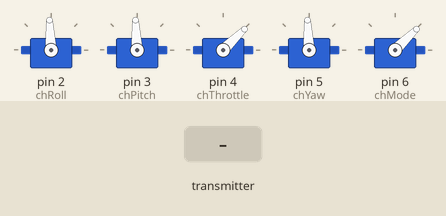
Simulated run of this sketch. Board: Arduino Nano, built with avr-gcc and run on an emulated ATmega328P. Parts: 5 × servo. The inputs (shaded band) are chosen by the test bench. No radio packets arrive unless stated; what the sketch prints to the serial monitor is not drawn.

Above: at 1.5 s.
1.6 s: the transmitter starts sending throttle = 64
At 2.2 s:
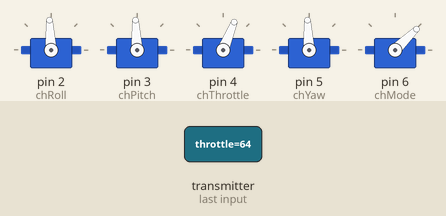
3.1 s: the transmitter starts sending pitch = 0
At 3.4 s:
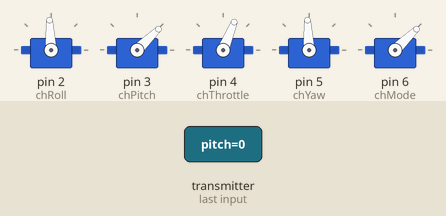
4.6 s: the transmitter starts sending roll = 0
At 5.7 s:
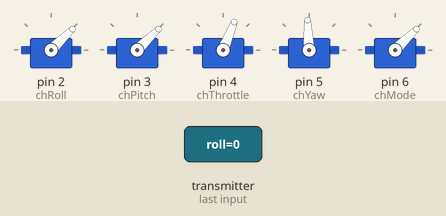
Timing chart, 0 to 7.6 s (numbered marks = the images above; inputs shaded):
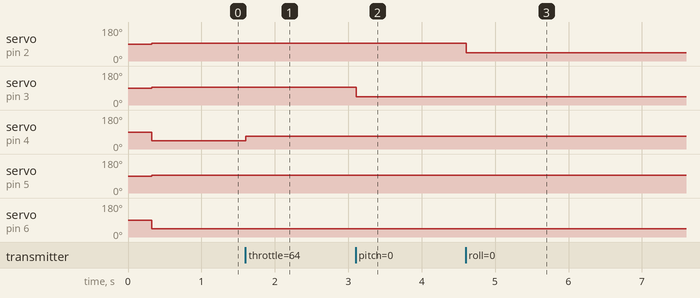

The sketch:

NRF24_to_PWM.ino
```cpp
// ============================================================
// NRF24_to_PWM —— B 案「Nano 對照組」的接收橋接
//
// 用途:把手把的 nRF24 封包轉成標準 RC 的 servo PWM,餵給
//       Brokking YMFC-AL 飛控(Arduino Nano #2)。
//
// 由來:改自 `不可上傳/舊6通道遙控/6_Channel_Receiver.ino`(原始版)。
//       原始版用 pipe 0xABCDABCD71 / ch100 / 6-byte struct / AutoAck false,
//       但舊 Nano 手把已在 2026-06-09 改成對 Drone_FC_Full 的新協定,
//       兩邊對不上收不到東西。這支把 RX 對齊新協定。
//
// 好處:同一隻手把可以飛真飛機(Drone_FC_Full)也可以飛這台 Nano 測試機,
//       切換不用重燒手把。V2 的 ESP32-S3 手把協定相同,也能直接驅動。
//
// 硬體(Arduino Nano #1 = 接收橋接):
//   NRF24L01+PA/LNA : CE=D9, CSN=D10, SCK=D13, MOSI=D11, MISO=D12
//   PWM 輸出        : D2=roll, D3=pitch, D4=throttle, D5=yaw, D6=mode(AUX)
//   供電            : 5V(NRF24 的 VCC 要 3V3!模組若無穩壓要外接)
//
// 接到 Brokking 飛控(Arduino Nano #2)的 D8~D11(PCINT0~3)。
// 通道順序 ch1=roll / ch2=pitch / ch3=throttle / ch4=yaw 就是 Brokking 的
// 標準慣例,但實際對應由他的 YMFC-AL_setup 程式自動偵測並寫進 EEPROM,
// 所以接線順序接錯也能靠 setup 校正。
//
// 註:這裡輸出的是 50Hz 標準 servo PWM(遙控器接收機都是這個規格),
//     跟「飛控送給 ESC 的 250Hz」是兩條不同的鏈路,別搞混。
// ============================================================

#include <SPI.h>
#include <nRF24L01.h>
#include <RF24.h>
#include <Servo.h>

// ---- 必須跟手把/飛控完全一致(見 Drone_FC_Full.ino:100) ----
const uint64_t PIPE_IN     = 0x4E6F9C2D5BLL;
const uint8_t  NRF_CHANNEL = 88;

RF24 radio(9, 10);   // CE, CSN

// 必須跟手把的 Signal struct 完全一致(byte 順序 + 大小 = 11 bytes)
struct Signal {
  byte  throttle, pitch, roll, yaw;
  byte  mode;       // SW_A×10 + SW_B
  byte  flags;      // bit0=完整校準觸發(這台用不到)
  byte  paramID;    // PID 調參(這台用不到)
  float paramVal;
};

Signal data;

Servo chRoll, chPitch, chThrottle, chYaw, chMode;

unsigned long lastRecvTime = 0;

// 失聯安全值:油門切掉、三軸置中
void resetData() {
  data.throttle = 0;
  data.pitch    = 127;
  data.roll     = 127;
  data.yaw      = 127;
  data.mode     = 0;
  data.flags    = 0;
  data.paramID  = 0;
  data.paramVal = 0;
}

void setup() {
  Serial.begin(115200);
  delay(300);
  Serial.println(F("=== NRF24_to_PWM 橋接啟動 ==="));

  resetData();

  // 先把 PWM 拉到安全值再 attach,避免上電瞬間亂送
  chRoll.attach(2);
  chPitch.attach(3);
  chThrottle.attach(4);
  chYaw.attach(5);
  chMode.attach(6);

  bool ok = radio.begin();
  Serial.print(F("[*] NRF24 begin: "));
  Serial.println(ok ? F("OK") : F("FAIL"));
  Serial.print(F("[*] chip connected: "));
  Serial.println(radio.isChipConnected() ? F("YES") : F("NO  <-- 檢查接線/供電"));

  radio.openReadingPipe(1, PIPE_IN);
  radio.setChannel(NRF_CHANNEL);
  radio.setAutoAck(true);            // 手把端是 true,必須配對
  radio.setDataRate(RF24_250KBPS);
  radio.setPALevel(RF24_PA_MIN);     // 跟 Drone_FC_Full 一致
  radio.startListening();

  Serial.println(F("[*] 監聽中(pipe 0x4E6F9C2D5B / ch88 / 250kbps)"));
}

void loop() {
  while (radio.available()) {
    radio.read(&data, sizeof(Signal));
    lastRecvTime = millis();
  }

  // 失聯 1 秒 → 回安全值(跟飛控端 failsafe 同一個門檻)
  if (millis() - lastRecvTime > 1000) resetData();

  chRoll.writeMicroseconds(     map(data.roll,     0, 255, 1000, 2000));
  chPitch.writeMicroseconds(    map(data.pitch,    0, 255, 1000, 2000));
  chThrottle.writeMicroseconds( map(data.throttle, 0, 255, 1000, 2000));
  chYaw.writeMicroseconds(      map(data.yaw,      0, 255, 1000, 2000));
  chMode.writeMicroseconds(     map(data.mode,     0,  22, 1000, 2000));

  // 1Hz 狀態列:看得到收沒收到、搖桿有沒有動
  static unsigned long lastDbg = 0;
  if (millis() - lastDbg >= 1000) {
    lastDbg = millis();
    bool linked = (millis() - lastRecvTime <= 1000);
    Serial.print(linked ? F("LINK ") : F("---- "));
    Serial.print(F("T")); Serial.print(data.throttle);
    Serial.print(F(" R")); Serial.print(data.roll);
    Serial.print(F(" P")); Serial.print(data.pitch);
    Serial.print(F(" Y")); Serial.print(data.yaw);
    Serial.print(F(" M")); Serial.println(data.mode);
  }
}
```

Measured:
- after the input at 1.6 s, servo on pin 4 (chThrottle): 44° → 68° at once
- after the input at 3.1 s, servo on pin 3 (chPitch): 93° → 44° at once
- after the input at 4.6 s, servo on pin 2 (chRoll): 93° → 44° at once
